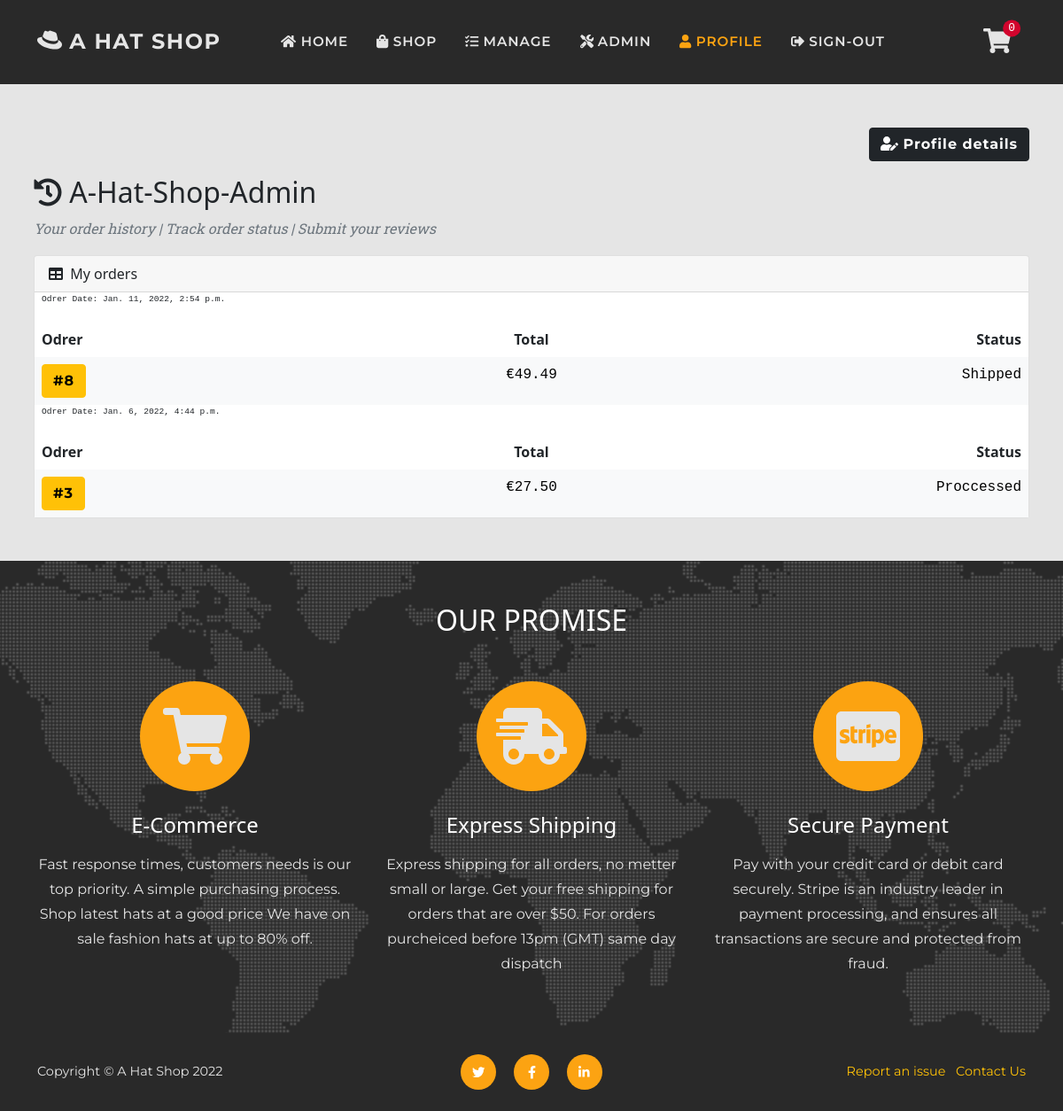
The page /user/ (signed in) on the database as committed earlier.
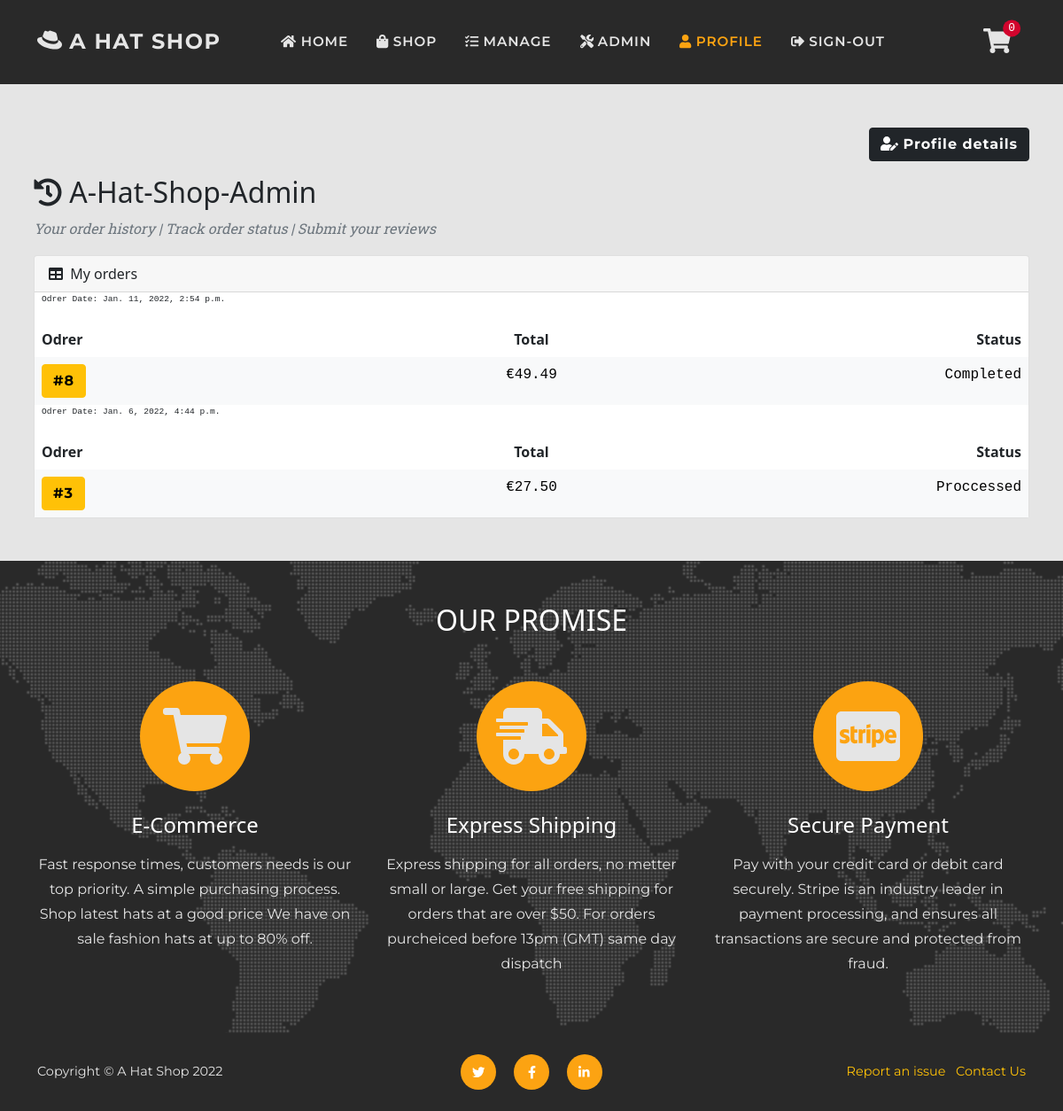
The same page on the database as committed later.
### checkout/models.py (models this page shows, shortened)
class Order(models.Model):
    SUBMITTED = 'Submitted'
    PAYMENT = 'Payment received'
    PROCESSED = 'Proccessed'
    SHIPPED = 'Shipped'
    CANCELLED = 'Cancelled'
    COMPLETED = 'Completed'
    ORDER_STATUS = [
        (SUBMITTED, 'Submitted'),
        (PAYMENT, 'Payment received'),
        (PROCESSED, 'Proccessed'),
        (SHIPPED, 'Shipped'),
        (CANCELLED, 'Cancelled'),
        (COMPLETED, 'Completed'),
    ]
    date = models.DateTimeField(auto_now_add=True)
    status = models.CharField(
        max_length=50, default=SUBMITTED, choices=ORDER_STATUS)
    order_number = models.CharField(
        max_length=32, null=False, editable=False)
    total = models.DecimalField(
        max_digits=10, decimal_places=2, default=0)
    delivery = models.DecimalField(
        max_digits=6, decimal_places=2, default=0)
    items = models.TextField(
        null=False, blank=False, default='')
    stripe_pid = models.CharField(
        max_length=254, null=False, blank=False, default='')
    paid = models.BooleanField(default=False)
    user_profile = models.ForeignKey(
        User, on_delete=models.SET_NULL,
        null=True, blank=True, related_name='orders')
    full_name = models.CharField(max_length=50)
    email = models.EmailField(max_length=50)
    shipping_name = models.CharField(max_length=50)
    address_line_1 = models.CharField(max_length=100)
    address_line_2 = models.CharField(max_length=100, blank=True)
    city = models.CharField(max_length=60)
    county = models.CharField(max_length=60, blank=True)
    postcode = models.CharField(max_length=30, blank=True)
    country = CountryField(blank_label='Country')
    def __str__(self):
        return str(f'Order #{self.order_number}')

### customers/views.py (the view)
# urls.py: path('user/', include('customers.urls')),
@login_required
def customers(request):
    order_count = None
    all_orders = False
    profile = request.user
    issues = profile.user_support.all().exclude(status='Resolved')
    issues_count = issues.count()
    reviews = request.user.user_review.all()
    print(profile.orders)
    if profile.orders:
        if 'all' in request.GET:
            orders = profile.orders.all().order_by('id')
            all_orders = True
        else:
            orders = profile.orders.all().order_by('id')[:10]
            order_count = orders.count()
    else:
        orders = False
    context = {
        'issues_count': issues_count,
        'order_count': order_count,
        'reviews': reviews,
        'all': all_orders,
        'issues': issues,
        'orders': profile.orders.all(),
    }
    return render(request, 'profile/profile.html', context)

### cart/contexts.py (called while the page is built, shortened)
def cart_contents(request):
    cart_items = []
    total = 0
    before = 0
    item_count = 0
    availability = 0
    cart = request.session.get('cart', {})
    if total < 50:
        delivery = total * Decimal(10 / 100)
        free_deivery = 50 * total
    else:
        delivery = 0
        free_deivery = 0
    delivery = round(delivery, 2)
    grand_total = delivery + total
    grand_total = round(grand_total, 2)
    context = {
        'cart_items': cart_items,
        'total': total,
        'before': before,
        'item_count': item_count,
        'delivery': delivery,
        'free_deivery': free_deivery,
        'deivery_treshold': 10,
        'grand_total': grand_total,
    }
    return context

### reviews/contexts.py (called while the page is built)
def review_context(request):
    review_items = ProductReview.objects.all()
    context = {
        'review_items': review_items,
    }
    return context

### customers/templates/profile/profile.html (shortened to what this page needs)
{% extends 'base.html' %}
{% load static %}
{% load thumbnail %}
{% load crispy_forms_tags %}
{% block extra_css %}
<link href="{% static 'css/customers.css' %}" rel="stylesheet" />
{% endblock %}
{% block page_header %}
<header class="py-5">
</header>
{% endblock %}
{% block content %}
<section class="page-section">
    <div class="container px-sm-2">
        <div class="col-12 text-left">
            <p class="col-12 text-end"><a class="btn btn-dark orrange" href="{% url 'user_details' %}"><i
                        class="fas fa-user-edit"></i> Profile
                    details</a></p>
        </div>
        <h2 class="text-capitalize"><i class="fas fa-history"></i> {{ request.user }}</h2>
        <p class="text-muted text-italic">Your order history | Track order status | Submit your reviews</p>
        <div class="card">
            <div class="card-header">
                <i class="fas fa-table me-1"></i>
                My orders
            </div>
            <div class="card-body p-0">
                {% if orders %}
                {% for order in orders reversed %}
                <p class="time font-monospace px-2">Odrer Date: {{ order.date }}</p>
                <table class="table table-borderless mb-0">
                    <thead>
                        <tr>
                            <th>Odrer</th>
                            <th class="text-center">Total</th>
                            <th class="text-end">Status</th>
                        </tr>
                    </thead>
                    <tbody class="">
                        <tr class="table-light">
                            <td class="col-4"><a class="btn btn-warning"
                                    href="{% url 'order_history' order.order_number %}"
                                    aria-label="A link to the order #{{ order.id }} summary page"
                                    title="{{ order }}" >
                                    #{{ order.id }}
                                </a></td>
                            <td class="font-monospace col-4 text-center">€{{ order.total }}</td>
                            <td class="font-monospace col-4 text-end">{{ order.status }}</td>
                        </tr>
                    </tbody>
                </table>
                {% endfor %}
                {% endif %}
            </div>
        </div>
    </div>
</section>
{% endblock %}

Rows that differ between the two databases and show on the page:
changed Order id 8: status "Shipped" → "Completed"
